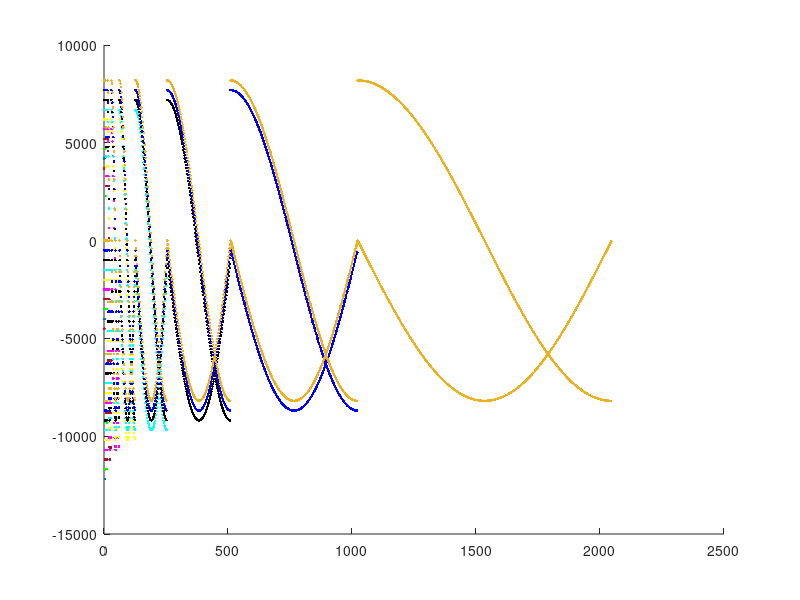

This figure's MATLAB source:

x_4 = 0:1:(4-2-1);
x_8 = 0:1:(8-2-1);
x_16 = 0:1:(16-2-1);
x_32 = 0:1:(32-2-1);
x_64 = 0:1:(64-2-1);
x_128 = 0:1:(128-2-1);
x_256 = 0:1:(256-2-1);
x_512 = 0:1:(512-2-1);
x_1024 = 0:1:(1024-2-1);
x_2048 = 0:1:(2048-2-1);

%length is 2
y_4 = [  8192,  0
]

%length is 6
y_8 = [  8192,  0,     8192,  0,     0,     -8192
]

%length is 14
y_16 = [  8192,  0,     8192,  0,     0,     -8192, 8192,  0,     5792,  -5792, 0,...
  -8191, -5792, -5792
]

%length is 30
y_32 = [  8192,  0,     8192,  0,     0,     -8192, 8192,  0,     5792,  -5792, 0,...
  -8191, -5792, -5792, 8192,  0,     7568,  -3134, 5792,  -5792, 3134,  -7568,...
  0,     -8192, -3134, -7568, -5792, -5792, -7568, -3134
]




%length is 62
y_64 = [  8192,  0,     8192,  0,     0,     -8192, 8192,  0,     5792,  -5792, 0,...
  -8191, -5792, -5792, 8192,  0,     7568,  -3134, 5792,  -5792, 3134,  -7568,...
  0,     -8192, -3134, -7568, -5792, -5792, -7568, -3134, 8192,  0,     8034,...
  -1598, 7568,  -3134, 6811,  -4551, 5792,  -5792, 4551,  -6811, 3134,  -7568,...
  1598,  -8034, 0,     -8192, -1598, -8034, -3134, -7568, -4551, -6811, -5792,...
  -5792, -6811, -4551, -7568, -3134, -8034, -1598
]



%length is 126
y_128 = [  8192,  0,     8192,  0,     0,     -8192, 8192,  0,     5792,  -5792, 0,...
  -8191, -5792, -5792, 8192,  0,     7568,  -3134, 5792,  -5792, 3134,  -7568,...
  0,     -8192, -3134, -7568, -5792, -5792, -7568, -3134, 8192,  0,     8034,...
  -1598, 7568,  -3134, 6811,  -4551, 5792,  -5792, 4551,  -6811, 3134,  -7568,...
  1598,  -8034, 0,     -8192, -1598, -8034, -3134, -7568, -4551, -6811, -5792,...
  -5792, -6811, -4551, -7568, -3134, -8034, -1598, 8192,  0,     8152,  -802,...
  8034,  -1598, 7839,  -2378, 7568,  -3134, 7224,  -3861, 6811,  -4551, 6332,...
  -5196, 5792,  -5792, 5196,  -6332, 4551,  -6811, 3861,  -7224, 3134,  -7568,...
  2378,  -7839, 1598,  -8034, 802,   -8152, 0,     -8191, -802,  -8152, -1598,...
  -8034, -2378, -7839, -3134, -7568, -3861, -7224, -4551, -6811, -5196, -6332,...
  -5792, -5792, -6332, -5196, -6811, -4551, -7224, -3861, -7568, -3134, -7839,...
  -2378, -8034, -1598, -8152, -802
]

%length is 254
y_256 = [  8192,  0,     8192,  0,     0,     -8192, 8192,  0,     5792,  -5792, 0,...
  -8191, -5792, -5792, 8192,  0,     7568,  -3134, 5792,  -5792, 3134,  -7568,...
  0,     -8192, -3134, -7568, -5792, -5792, -7568, -3134, 8192,  0,     8034,...
  -1598, 7568,  -3134, 6811,  -4551, 5792,  -5792, 4551,  -6811, 3134,  -7568,...
  1598,  -8034, 0,     -8192, -1598, -8034, -3134, -7568, -4551, -6811, -5792,...
  -5792, -6811, -4551, -7568, -3134, -8034, -1598, 8192,  0,     8152,  -802,...
  8034,  -1598, 7839,  -2378, 7568,  -3134, 7224,  -3861, 6811,  -4551, 6332,...
  -5196, 5792,  -5792, 5196,  -6332, 4551,  -6811, 3861,  -7224, 3134,  -7568,...
  2378,  -7839, 1598,  -8034, 802,   -8152, 0,     -8191, -802,  -8152, -1598,...
  -8034, -2378, -7839, -3134, -7568, -3861, -7224, -4551, -6811, -5196, -6332,...
  -5792, -5792, -6332, -5196, -6811, -4551, -7224, -3861, -7568, -3134, -7839,...
  -2378, -8034, -1598, -8152, -802,  8192,  0,     8182,  -401,  8152,  -802,...
  8103,  -1202, 8034,  -1598, 7946,  -1990, 7839,  -2378, 7713,  -2759, 7568,...
  -3134, 7405,  -3502, 7224,  -3861, 7026,  -4211, 6811,  -4551, 6579,  -4879,...
  6332,  -5196, 6069,  -5501, 5792,  -5792, 5501,  -6069, 5196,  -6332, 4879,...
  -6579, 4551,  -6811, 4211,  -7026, 3861,  -7224, 3502,  -7405, 3134,  -7568,...
  2759,  -7713, 2378,  -7839, 1990,  -7946, 1598,  -8034, 1202,  -8103, 802,...
  -8152, 401,   -8182, 0,     -8192, -401,  -8182, -802,  -8152, -1202, -8103,...
  -1598, -8034, -1990, -7946, -2378, -7839, -2759, -7713, -3134, -7568, -3502,...
  -7405, -3861, -7224, -4211, -7026, -4551, -6811, -4879, -6579, -5196, -6332,...
  -5501, -6069, -5792, -5792, -6069, -5501, -6332, -5196, -6579, -4879, -6811,...
  -4551, -7026, -4211, -7224, -3861, -7405, -3502, -7568, -3134, -7713, -2759,...
  -7839, -2378, -7946, -1990, -8034, -1598, -8103, -1202, -8152, -802,  -8182,...
  -401
]




%length is 510
y_512 = [  8192,  0,     8192,  0,     0,     -8192, 8192,  0,     5792,  -5792, 0,...
  -8191, -5792, -5792, 8192,  0,     7568,  -3134, 5792,  -5792, 3134,  -7568,...
  0,     -8192, -3134, -7568, -5792, -5792, -7568, -3134, 8192,  0,     8034,...
  -1598, 7568,  -3134, 6811,  -4551, 5792,  -5792, 4551,  -6811, 3134,  -7568,...
  1598,  -8034, 0,     -8192, -1598, -8034, -3134, -7568, -4551, -6811, -5792,...
  -5792, -6811, -4551, -7568, -3134, -8034, -1598, 8192,  0,     8152,  -802,...
  8034,  -1598, 7839,  -2378, 7568,  -3134, 7224,  -3861, 6811,  -4551, 6332,...
  -5196, 5792,  -5792, 5196,  -6332, 4551,  -6811, 3861,  -7224, 3134,  -7568,...
  2378,  -7839, 1598,  -8034, 802,   -8152, 0,     -8191, -802,  -8152, -1598,...
  -8034, -2378, -7839, -3134, -7568, -3861, -7224, -4551, -6811, -5196, -6332,...
  -5792, -5792, -6332, -5196, -6811, -4551, -7224, -3861, -7568, -3134, -7839,...
  -2378, -8034, -1598, -8152, -802,  8192,  0,     8182,  -401,  8152,  -802,...
  8103,  -1202, 8034,  -1598, 7946,  -1990, 7839,  -2378, 7713,  -2759, 7568,...
  -3134, 7405,  -3502, 7224,  -3861, 7026,  -4211, 6811,  -4551, 6579,  -4879,...
  6332,  -5196, 6069,  -5501, 5792,  -5792, 5501,  -6069, 5196,  -6332, 4879,...
  -6579, 4551,  -6811, 4211,  -7026, 3861,  -7224, 3502,  -7405, 3134,  -7568,...
  2759,  -7713, 2378,  -7839, 1990,  -7946, 1598,  -8034, 1202,  -8103, 802,...
  -8152, 401,   -8182, 0,     -8192, -401,  -8182, -802,  -8152, -1202, -8103,...
  -1598, -8034, -1990, -7946, -2378, -7839, -2759, -7713, -3134, -7568, -3502,...
  -7405, -3861, -7224, -4211, -7026, -4551, -6811, -4879, -6579, -5196, -6332,...
  -5501, -6069, -5792, -5792, -6069, -5501, -6332, -5196, -6579, -4879, -6811,...
  -4551, -7026, -4211, -7224, -3861, -7405, -3502, -7568, -3134, -7713, -2759,...
  -7839, -2378, -7946, -1990, -8034, -1598, -8103, -1202, -8152, -802,  -8182,...
  -401,  8192,  0,     8189,  -201,  8182,  -401,  8169,  -602,  8152,  -802,...
  8130,  -1002, 8103,  -1202, 8071,  -1400, 8034,  -1598, 7992,  -1794, 7946,...
  -1990, 7895,  -2184, 7839,  -2378, 7778,  -2569, 7713,  -2759, 7643,  -2948,...
  7568,  -3134, 7489,  -3319, 7405,  -3502, 7317,  -3683, 7224,  -3861, 7127,...
  -4037, 7026,  -4211, 6921,  -4382, 6811,  -4551, 6697,  -4717, 6579,  -4879,...
  6458,  -5039, 6332,  -5196, 6203,  -5350, 6069,  -5501, 5933,  -5648, 5792,...
  -5792, 5648,  -5933, 5501,  -6069, 5350,  -6203, 5196,  -6332, 5039,  -6458,...
  4879,  -6579, 4717,  -6697, 4551,  -6811, 4382,  -6921, 4211,  -7026, 4037,...
  -7127, 3861,  -7224, 3683,  -7317, 3502,  -7405, 3319,  -7489, 3134,  -7568,...
  2948,  -7643, 2759,  -7713, 2569,  -7778, 2378,  -7839, 2184,  -7895, 1990,...
  -7946, 1794,  -7992, 1598,  -8034, 1400,  -8071, 1202,  -8103, 1002,  -8130,...
  802,   -8152, 602,   -8169, 401,   -8182, 201,   -8189, 0,     -8192, -201,...
  -8189, -401,  -8182, -602,  -8169, -802,  -8152, -1002, -8130, -1202, -8103,...
  -1400, -8071, -1598, -8034, -1794, -7992, -1990, -7946, -2184, -7895, -2378,...
  -7839, -2569, -7778, -2759, -7713, -2948, -7643, -3134, -7568, -3319, -7489,...
  -3502, -7405, -3683, -7317, -3861, -7224, -4037, -7127, -4211, -7026, -4382,...
  -6921, -4551, -6811, -4717, -6697, -4879, -6579, -5039, -6458, -5196, -6332,...
  -5350, -6203, -5501, -6069, -5648, -5933, -5792, -5792, -5933, -5648, -6069,...
  -5501, -6203, -5350, -6332, -5196, -6458, -5039, -6579, -4879, -6697, -4717,...
  -6811, -4551, -6921, -4382, -7026, -4211, -7127, -4037, -7224, -3861, -7317,...
  -3683, -7405, -3502, -7489, -3319, -7568, -3134, -7643, -2948, -7713, -2759,...
  -7778, -2569, -7839, -2378, -7895, -2184, -7946, -1990, -7992, -1794, -8034,...
  -1598, -8071, -1400, -8103, -1202, -8130, -1002, -8152, -802,  -8169, -602,...
  -8182, -401,  -8189, -201]


%length is 1022
y_1024  = [  8192,  0,     8192,  0,     0,     -8192, 8192,  0,     5792,  -5792, 0,...
  -8191, -5792, -5792, 8192,  0,     7568,  -3134, 5792,  -5792, 3134,  -7568,...
  0,     -8192, -3134, -7568, -5792, -5792, -7568, -3134, 8192,  0,     8034,...
  -1598, 7568,  -3134, 6811,  -4551, 5792,  -5792, 4551,  -6811, 3134,  -7568,...
  1598,  -8034, 0,     -8192, -1598, -8034, -3134, -7568, -4551, -6811, -5792,...
  -5792, -6811, -4551, -7568, -3134, -8034, -1598, 8192,  0,     8152,  -802,...
  8034,  -1598, 7839,  -2378, 7568,  -3134, 7224,  -3861, 6811,  -4551, 6332,...
  -5196, 5792,  -5792, 5196,  -6332, 4551,  -6811, 3861,  -7224, 3134,  -7568,...
  2378,  -7839, 1598,  -8034, 802,   -8152, 0,     -8191, -802,  -8152, -1598,...
  -8034, -2378, -7839, -3134, -7568, -3861, -7224, -4551, -6811, -5196, -6332,...
  -5792, -5792, -6332, -5196, -6811, -4551, -7224, -3861, -7568, -3134, -7839,...
  -2378, -8034, -1598, -8152, -802,  8192,  0,     8182,  -401,  8152,  -802,...
  8103,  -1202, 8034,  -1598, 7946,  -1990, 7839,  -2378, 7713,  -2759, 7568,...
  -3134, 7405,  -3502, 7224,  -3861, 7026,  -4211, 6811,  -4551, 6579,  -4879,...
  6332,  -5196, 6069,  -5501, 5792,  -5792, 5501,  -6069, 5196,  -6332, 4879,...
  -6579, 4551,  -6811, 4211,  -7026, 3861,  -7224, 3502,  -7405, 3134,  -7568,...
  2759,  -7713, 2378,  -7839, 1990,  -7946, 1598,  -8034, 1202,  -8103, 802,...
  -8152, 401,   -8182, 0,     -8192, -401,  -8182, -802,  -8152, -1202, -8103,...
  -1598, -8034, -1990, -7946, -2378, -7839, -2759, -7713, -3134, -7568, -3502,...
  -7405, -3861, -7224, -4211, -7026, -4551, -6811, -4879, -6579, -5196, -6332,...
  -5501, -6069, -5792, -5792, -6069, -5501, -6332, -5196, -6579, -4879, -6811,...
  -4551, -7026, -4211, -7224, -3861, -7405, -3502, -7568, -3134, -7713, -2759,...
  -7839, -2378, -7946, -1990, -8034, -1598, -8103, -1202, -8152, -802,  -8182,...
  -401,  8192,  0,     8189,  -201,  8182,  -401,  8169,  -602,  8152,  -802,...
  8130,  -1002, 8103,  -1202, 8071,  -1400, 8034,  -1598, 7992,  -1794, 7946,...
  -1990, 7895,  -2184, 7839,  -2378, 7778,  -2569, 7713,  -2759, 7643,  -2948,...
  7568,  -3134, 7489,  -3319, 7405,  -3502, 7317,  -3683, 7224,  -3861, 7127,...
  -4037, 7026,  -4211, 6921,  -4382, 6811,  -4551, 6697,  -4717, 6579,  -4879,...
  6458,  -5039, 6332,  -5196, 6203,  -5350, 6069,  -5501, 5933,  -5648, 5792,...
  -5792, 5648,  -5933, 5501,  -6069, 5350,  -6203, 5196,  -6332, 5039,  -6458,...
  4879,  -6579, 4717,  -6697, 4551,  -6811, 4382,  -6921, 4211,  -7026, 4037,...
  -7127, 3861,  -7224, 3683,  -7317, 3502,  -7405, 3319,  -7489, 3134,  -7568,...
  2948,  -7643, 2759,  -7713, 2569,  -7778, 2378,  -7839, 2184,  -7895, 1990,...
  -7946, 1794,  -7992, 1598,  -8034, 1400,  -8071, 1202,  -8103, 1002,  -8130,...
  802,   -8152, 602,   -8169, 401,   -8182, 201,   -8189, 0,     -8192, -201,...
  -8189, -401,  -8182, -602,  -8169, -802,  -8152, -1002, -8130, -1202, -8103,...
  -1400, -8071, -1598, -8034, -1794, -7992, -1990, -7946, -2184, -7895, -2378,...
  -7839, -2569, -7778, -2759, -7713, -2948, -7643, -3134, -7568, -3319, -7489,...
  -3502, -7405, -3683, -7317, -3861, -7224, -4037, -7127, -4211, -7026, -4382,...
  -6921, -4551, -6811, -4717, -6697, -4879, -6579, -5039, -6458, -5196, -6332,...
  -5350, -6203, -5501, -6069, -5648, -5933, -5792, -5792, -5933, -5648, -6069,...
  -5501, -6203, -5350, -6332, -5196, -6458, -5039, -6579, -4879, -6697, -4717,...
  -6811, -4551, -6921, -4382, -7026, -4211, -7127, -4037, -7224, -3861, -7317,...
  -3683, -7405, -3502, -7489, -3319, -7568, -3134, -7643, -2948, -7713, -2759,...
  -7778, -2569, -7839, -2378, -7895, -2184, -7946, -1990, -7992, -1794, -8034,...
  -1598, -8071, -1400, -8103, -1202, -8130, -1002, -8152, -802,  -8169, -602,...
  -8182, -401,  -8189, -201,  8192,  0,     8191,  -100,  8189,  -201,  8186,...
  -301,  8182,  -401,  8176,  -502,  8169,  -602,  8161,  -702,  8152,  -802,...
  8142,  -902,  8130,  -1002, 8117,  -1102, 8103,  -1202, 8087,  -1301, 8071,...
  -1400, 8053,  -1499, 8034,  -1598, 8014,  -1696, 7992,  -1794, 7970,  -1892,...
  7946,  -1990, 7921,  -2087, 7895,  -2184, 7867,  -2281, 7839,  -2378, 7809,...
  -2474, 7778,  -2569, 7746,  -2664, 7713,  -2759, 7678,  -2854, 7643,  -2948,...
  7606,  -3041, 7568,  -3134, 7529,  -3227, 7489,  -3319, 7447,  -3411, 7405,...
  -3502, 7361,  -3593, 7317,  -3683, 7271,  -3772, 7224,  -3861, 7176,  -3950,...
  7127,  -4037, 7077,  -4124, 7026,  -4211, 6974,  -4297, 6921,  -4382, 6866,...
  -4467, 6811,  -4551, 6755,  -4634, 6697,  -4717, 6639,  -4798, 6579,  -4879,...
  6519,  -4960, 6458,  -5039, 6395,  -5118, 6332,  -5196, 6268,  -5274, 6203,...
  -5350, 6136,  -5426, 6069,  -5501, 6001,  -5575, 5933,  -5648, 5863,  -5721,...
  5792,  -5792, 5721,  -5863, 5648,  -5933, 5575,  -6001, 5501,  -6069, 5426,...
  -6136, 5350,  -6203, 5274,  -6268, 5196,  -6332, 5118,  -6395, 5039,  -6458,...
  4960,  -6519, 4879,  -6579, 4798,  -6639, 4717,  -6697, 4634,  -6755, 4551,...
  -6811, 4467,  -6866, 4382,  -6921, 4297,  -6974, 4211,  -7026, 4124,  -7077,...
  4037,  -7127, 3950,  -7176, 3861,  -7224, 3772,  -7271, 3683,  -7317, 3593,...
  -7361, 3502,  -7405, 3411,  -7447, 3319,  -7489, 3227,  -7529, 3134,  -7568,...
  3041,  -7606, 2948,  -7643, 2854,  -7678, 2759,  -7713, 2664,  -7746, 2569,...
  -7778, 2474,  -7809, 2378,  -7839, 2281,  -7867, 2184,  -7895, 2087,  -7921,...
  1990,  -7946, 1892,  -7970, 1794,  -7992, 1696,  -8014, 1598,  -8034, 1499,...
  -8053, 1400,  -8071, 1301,  -8087, 1202,  -8103, 1102,  -8117, 1002,  -8130,...
  902,   -8142, 802,   -8152, 702,   -8161, 602,   -8169, 502,   -8176, 401,...
  -8182, 301,   -8186, 201,   -8189, 100,   -8191, 0,     -8192, -100,  -8191,...
  -201,  -8189, -301,  -8186, -401,  -8182, -502,  -8176, -602,  -8169, -702,...
  -8161, -802,  -8152, -902,  -8142, -1002, -8130, -1102, -8117, -1202, -8103,...
  -1301, -8087, -1400, -8071, -1499, -8053, -1598, -8034, -1696, -8014, -1794,...
  -7992, -1892, -7970, -1990, -7946, -2087, -7921, -2184, -7895, -2281, -7867,...
  -2378, -7839, -2474, -7809, -2569, -7778, -2664, -7746, -2759, -7713, -2854,...
  -7678, -2948, -7643, -3041, -7606, -3134, -7568, -3227, -7529, -3319, -7489,...
  -3411, -7447, -3502, -7405, -3593, -7361, -3683, -7317, -3772, -7271, -3861,...
  -7224, -3950, -7176, -4037, -7127, -4124, -7077, -4211, -7026, -4297, -6974,...
  -4382, -6921, -4467, -6866, -4551, -6811, -4634, -6755, -4717, -6697, -4798,...
  -6639, -4879, -6579, -4960, -6519, -5039, -6458, -5118, -6395, -5196, -6332,...
  -5274, -6268, -5350, -6203, -5426, -6136, -5501, -6069, -5575, -6001, -5648,...
  -5933, -5721, -5863, -5792, -5792, -5863, -5721, -5933, -5648, -6001, -5575,...
  -6069, -5501, -6136, -5426, -6203, -5350, -6268, -5274, -6332, -5196, -6395,...
  -5118, -6458, -5039, -6519, -4960, -6579, -4879, -6639, -4798, -6697, -4717,...
  -6755, -4634, -6811, -4551, -6866, -4467, -6921, -4382, -6974, -4297, -7026,...
  -4211, -7077, -4124, -7127, -4037, -7176, -3950, -7224, -3861, -7271, -3772,...
  -7317, -3683, -7361, -3593, -7405, -3502, -7447, -3411, -7489, -3319, -7529,...
  -3227, -7568, -3134, -7606, -3041, -7643, -2948, -7678, -2854, -7713, -2759,...
  -7746, -2664, -7778, -2569, -7809, -2474, -7839, -2378, -7867, -2281, -7895,...
  -2184, -7921, -2087, -7946, -1990, -7970, -1892, -7992, -1794, -8014, -1696,...
  -8034, -1598, -8053, -1499, -8071, -1400, -8087, -1301, -8103, -1202, -8117,...
  -1102, -8130, -1002, -8142, -902,  -8152, -802,  -8161, -702,  -8169, -602,...
  -8176, -502,  -8182, -401,  -8186, -301,  -8189, -201,  -8191, -100,
   ];

y_2048 =     [  8192,  0,     8192,  0,     0,     -8192, 8192,  0,     5792,  -5792, 0,...
  -8191, -5792, -5792, 8192,  0,     7568,  -3134, 5792,  -5792, 3134,  -7568,...
  0,     -8192, -3134, -7568, -5792, -5792, -7568, -3134, 8192,  0,     8034,...
  -1598, 7568,  -3134, 6811,  -4551, 5792,  -5792, 4551,  -6811, 3134,  -7568,...
  1598,  -8034, 0,     -8192, -1598, -8034, -3134, -7568, -4551, -6811, -5792,...
  -5792, -6811, -4551, -7568, -3134, -8034, -1598, 8192,  0,     8152,  -802,...
  8034,  -1598, 7839,  -2378, 7568,  -3134, 7224,  -3861, 6811,  -4551, 6332,...
  -5196, 5792,  -5792, 5196,  -6332, 4551,  -6811, 3861,  -7224, 3134,  -7568,...
  2378,  -7839, 1598,  -8034, 802,   -8152, 0,     -8191, -802,  -8152, -1598,...
  -8034, -2378, -7839, -3134, -7568, -3861, -7224, -4551, -6811, -5196, -6332,...
  -5792, -5792, -6332, -5196, -6811, -4551, -7224, -3861, -7568, -3134, -7839,...
  -2378, -8034, -1598, -8152, -802,  8192,  0,     8182,  -401,  8152,  -802,...
  8103,  -1202, 8034,  -1598, 7946,  -1990, 7839,  -2378, 7713,  -2759, 7568,...
  -3134, 7405,  -3502, 7224,  -3861, 7026,  -4211, 6811,  -4551, 6579,  -4879,...
  6332,  -5196, 6069,  -5501, 5792,  -5792, 5501,  -6069, 5196,  -6332, 4879,...
  -6579, 4551,  -6811, 4211,  -7026, 3861,  -7224, 3502,  -7405, 3134,  -7568,...
  2759,  -7713, 2378,  -7839, 1990,  -7946, 1598,  -8034, 1202,  -8103, 802,...
  -8152, 401,   -8182, 0,     -8192, -401,  -8182, -802,  -8152, -1202, -8103,...
  -1598, -8034, -1990, -7946, -2378, -7839, -2759, -7713, -3134, -7568, -3502,...
  -7405, -3861, -7224, -4211, -7026, -4551, -6811, -4879, -6579, -5196, -6332,...
  -5501, -6069, -5792, -5792, -6069, -5501, -6332, -5196, -6579, -4879, -6811,...
  -4551, -7026, -4211, -7224, -3861, -7405, -3502, -7568, -3134, -7713, -2759,...
  -7839, -2378, -7946, -1990, -8034, -1598, -8103, -1202, -8152, -802,  -8182,...
  -401,  8192,  0,     8189,  -201,  8182,  -401,  8169,  -602,  8152,  -802,...
  8130,  -1002, 8103,  -1202, 8071,  -1400, 8034,  -1598, 7992,  -1794, 7946,...
  -1990, 7895,  -2184, 7839,  -2378, 7778,  -2569, 7713,  -2759, 7643,  -2948,...
  7568,  -3134, 7489,  -3319, 7405,  -3502, 7317,  -3683, 7224,  -3861, 7127,...
  -4037, 7026,  -4211, 6921,  -4382, 6811,  -4551, 6697,  -4717, 6579,  -4879,...
  6458,  -5039, 6332,  -5196, 6203,  -5350, 6069,  -5501, 5933,  -5648, 5792,...
  -5792, 5648,  -5933, 5501,  -6069, 5350,  -6203, 5196,  -6332, 5039,  -6458,...
  4879,  -6579, 4717,  -6697, 4551,  -6811, 4382,  -6921, 4211,  -7026, 4037,...
  -7127, 3861,  -7224, 3683,  -7317, 3502,  -7405, 3319,  -7489, 3134,  -7568,...
  2948,  -7643, 2759,  -7713, 2569,  -7778, 2378,  -7839, 2184,  -7895, 1990,...
  -7946, 1794,  -7992, 1598,  -8034, 1400,  -8071, 1202,  -8103, 1002,  -8130,...
  802,   -8152, 602,   -8169, 401,   -8182, 201,   -8189, 0,     -8192, -201,...
  -8189, -401,  -8182, -602,  -8169, -802,  -8152, -1002, -8130, -1202, -8103,...
  -1400, -8071, -1598, -8034, -1794, -7992, -1990, -7946, -2184, -7895, -2378,...
  -7839, -2569, -7778, -2759, -7713, -2948, -7643, -3134, -7568, -3319, -7489,...
  -3502, -7405, -3683, -7317, -3861, -7224, -4037, -7127, -4211, -7026, -4382,...
  -6921, -4551, -6811, -4717, -6697, -4879, -6579, -5039, -6458, -5196, -6332,...
  -5350, -6203, -5501, -6069, -5648, -5933, -5792, -5792, -5933, -5648, -6069,...
  -5501, -6203, -5350, -6332, -5196, -6458, -5039, -6579, -4879, -6697, -4717,...
  -6811, -4551, -6921, -4382, -7026, -4211, -7127, -4037, -7224, -3861, -7317,...
  -3683, -7405, -3502, -7489, -3319, -7568, -3134, -7643, -2948, -7713, -2759,...
  -7778, -2569, -7839, -2378, -7895, -2184, -7946, -1990, -7992, -1794, -8034,...
  -1598, -8071, -1400, -8103, -1202, -8130, -1002, -8152, -802,  -8169, -602,...
  -8182, -401,  -8189, -201,  8192,  0,     8191,  -100,  8189,  -201,  8186,...
  -301,  8182,  -401,  8176,  -502,  8169,  -602,  8161,  -702,  8152,  -802,...
  8142,  -902,  8130,  -1002, 8117,  -1102, 8103,  -1202, 8087,  -1301, 8071,...
  -1400, 8053,  -1499, 8034,  -1598, 8014,  -1696, 7992,  -1794, 7970,  -1892,...
  7946,  -1990, 7921,  -2087, 7895,  -2184, 7867,  -2281, 7839,  -2378, 7809,...
  -2474, 7778,  -2569, 7746,  -2664, 7713,  -2759, 7678,  -2854, 7643,  -2948,...
  7606,  -3041, 7568,  -3134, 7529,  -3227, 7489,  -3319, 7447,  -3411, 7405,...
  -3502, 7361,  -3593, 7317,  -3683, 7271,  -3772, 7224,  -3861, 7176,  -3950,...
  7127,  -4037, 7077,  -4124, 7026,  -4211, 6974,  -4297, 6921,  -4382, 6866,...
  -4467, 6811,  -4551, 6755,  -4634, 6697,  -4717, 6639,  -4798, 6579,  -4879,...
  6519,  -4960, 6458,  -5039, 6395,  -5118, 6332,  -5196, 6268,  -5274, 6203,...
  -5350, 6136,  -5426, 6069,  -5501, 6001,  -5575, 5933,  -5648, 5863,  -5721,...
  5792,  -5792, 5721,  -5863, 5648,  -5933, 5575,  -6001, 5501,  -6069, 5426,...
  -6136, 5350,  -6203, 5274,  -6268, 5196,  -6332, 5118,  -6395, 5039,  -6458,...
  4960,  -6519, 4879,  -6579, 4798,  -6639, 4717,  -6697, 4634,  -6755, 4551,...
  -6811, 4467,  -6866, 4382,  -6921, 4297,  -6974, 4211,  -7026, 4124,  -7077,...
  4037,  -7127, 3950,  -7176, 3861,  -7224, 3772,  -7271, 3683,  -7317, 3593,...
  -7361, 3502,  -7405, 3411,  -7447, 3319,  -7489, 3227,  -7529, 3134,  -7568,...
  3041,  -7606, 2948,  -7643, 2854,  -7678, 2759,  -7713, 2664,  -7746, 2569,...
  -7778, 2474,  -7809, 2378,  -7839, 2281,  -7867, 2184,  -7895, 2087,  -7921,...
  1990,  -7946, 1892,  -7970, 1794,  -7992, 1696,  -8014, 1598,  -8034, 1499,...
  -8053, 1400,  -8071, 1301,  -8087, 1202,  -8103, 1102,  -8117, 1002,  -8130,...
  902,   -8142, 802,   -8152, 702,   -8161, 602,   -8169, 502,   -8176, 401,...
  -8182, 301,   -8186, 201,   -8189, 100,   -8191, 0,     -8192, -100,  -8191,...
  -201,  -8189, -301,  -8186, -401,  -8182, -502,  -8176, -602,  -8169, -702,...
  -8161, -802,  -8152, -902,  -8142, -1002, -8130, -1102, -8117, -1202, -8103,...
  -1301, -8087, -1400, -8071, -1499, -8053, -1598, -8034, -1696, -8014, -1794,...
  -7992, -1892, -7970, -1990, -7946, -2087, -7921, -2184, -7895, -2281, -7867,...
  -2378, -7839, -2474, -7809, -2569, -7778, -2664, -7746, -2759, -7713, -2854,...
  -7678, -2948, -7643, -3041, -7606, -3134, -7568, -3227, -7529, -3319, -7489,...
  -3411, -7447, -3502, -7405, -3593, -7361, -3683, -7317, -3772, -7271, -3861,...
  -7224, -3950, -7176, -4037, -7127, -4124, -7077, -4211, -7026, -4297, -6974,...
  -4382, -6921, -4467, -6866, -4551, -6811, -4634, -6755, -4717, -6697, -4798,...
  -6639, -4879, -6579, -4960, -6519, -5039, -6458, -5118, -6395, -5196, -6332,...
  -5274, -6268, -5350, -6203, -5426, -6136, -5501, -6069, -5575, -6001, -5648,...
  -5933, -5721, -5863, -5792, -5792, -5863, -5721, -5933, -5648, -6001, -5575,...
  -6069, -5501, -6136, -5426, -6203, -5350, -6268, -5274, -6332, -5196, -6395,...
  -5118, -6458, -5039, -6519, -4960, -6579, -4879, -6639, -4798, -6697, -4717,...
  -6755, -4634, -6811, -4551, -6866, -4467, -6921, -4382, -6974, -4297, -7026,...
  -4211, -7077, -4124, -7127, -4037, -7176, -3950, -7224, -3861, -7271, -3772,...
  -7317, -3683, -7361, -3593, -7405, -3502, -7447, -3411, -7489, -3319, -7529,...
  -3227, -7568, -3134, -7606, -3041, -7643, -2948, -7678, -2854, -7713, -2759,...
  -7746, -2664, -7778, -2569, -7809, -2474, -7839, -2378, -7867, -2281, -7895,...
  -2184, -7921, -2087, -7946, -1990, -7970, -1892, -7992, -1794, -8014, -1696,...
  -8034, -1598, -8053, -1499, -8071, -1400, -8087, -1301, -8103, -1202, -8117,...
  -1102, -8130, -1002, -8142, -902,  -8152, -802,  -8161, -702,  -8169, -602,...
  -8176, -502,  -8182, -401,  -8186, -301,  -8189, -201,  -8191, -100,  8192,...
  0,     8191,  -50,   8191,  -100,  8190,  -150,  8189,  -201,  8188,  -251,...
  8186,  -301,  8184,  -351,  8182,  -401,  8179,  -452,  8176,  -502,  8173,...
  -552,  8169,  -602,  8165,  -652,  8161,  -702,  8157,  -752,  8152,  -802,...
  8147,  -852,  8142,  -902,  8136,  -952,  8130,  -1002, 8124,  -1052, 8117,...
  -1102, 8110,  -1152, 8103,  -1202, 8095,  -1251, 8087,  -1301, 8079,  -1350,...
  8071,  -1400, 8062,  -1450, 8053,  -1499, 8044,  -1548, 8034,  -1598, 8024,...
  -1647, 8014,  -1696, 8003,  -1745, 7992,  -1794, 7981,  -1843, 7970,  -1892,...
  7958,  -1941, 7946,  -1990, 7934,  -2039, 7921,  -2087, 7908,  -2136, 7895,...
  -2184, 7881,  -2233, 7867,  -2281, 7853,  -2329, 7839,  -2378, 7824,  -2426,...
  7809,  -2474, 7794,  -2521, 7778,  -2569, 7762,  -2617, 7746,  -2664, 7729,...
  -2712, 7713,  -2759, 7696,  -2807, 7678,  -2854, 7661,  -2901, 7643,  -2948,...
  7624,  -2995, 7606,  -3041, 7587,  -3088, 7568,  -3134, 7549,  -3181, 7529,...
  -3227, 7509,  -3273, 7489,  -3319, 7468,  -3365, 7447,  -3411, 7426,  -3457,...
  7405,  -3502, 7383,  -3547, 7361,  -3593, 7339,  -3638, 7317,  -3683, 7294,...
  -3728, 7271,  -3772, 7248,  -3817, 7224,  -3861, 7200,  -3905, 7176,  -3950,...
  7152,  -3994, 7127,  -4037, 7102,  -4081, 7077,  -4124, 7052,  -4168, 7026,...
  -4211, 7000,  -4254, 6974,  -4297, 6947,  -4340, 6921,  -4382, 6894,  -4425,...
  6866,  -4467, 6839,  -4509, 6811,  -4551, 6783,  -4592, 6755,  -4634, 6726,...
  -4675, 6697,  -4717, 6668,  -4758, 6639,  -4798, 6609,  -4839, 6579,  -4879,...
  6549,  -4920, 6519,  -4960, 6488,  -5000, 6458,  -5039, 6427,  -5079, 6395,...
  -5118, 6364,  -5157, 6332,  -5196, 6300,  -5235, 6268,  -5274, 6235,  -5312,...
  6203,  -5350, 6170,  -5388, 6136,  -5426, 6103,  -5464, 6069,  -5501, 6036,...
  -5538, 6001,  -5575, 5967,  -5612, 5933,  -5648, 5898,  -5685, 5863,  -5721,...
  5828,  -5756, 5792,  -5792, 5756,  -5828, 5721,  -5863, 5685,  -5898, 5648,...
  -5933, 5612,  -5967, 5575,  -6001, 5538,  -6036, 5501,  -6069, 5464,  -6103,...
  5426,  -6136, 5388,  -6170, 5350,  -6203, 5312,  -6235, 5274,  -6268, 5235,...
  -6300, 5196,  -6332, 5157,  -6364, 5118,  -6395, 5079,  -6427, 5039,  -6458,...
  5000,  -6488, 4960,  -6519, 4920,  -6549, 4879,  -6579, 4839,  -6609, 4798,...
  -6639, 4758,  -6668, 4717,  -6697, 4675,  -6726, 4634,  -6755, 4592,  -6783,...
  4551,  -6811, 4509,  -6839, 4467,  -6866, 4425,  -6894, 4382,  -6921, 4340,...
  -6947, 4297,  -6974, 4254,  -7000, 4211,  -7026, 4168,  -7052, 4124,  -7077,...
  4081,  -7102, 4037,  -7127, 3994,  -7152, 3950,  -7176, 3905,  -7200, 3861,...
  -7224, 3817,  -7248, 3772,  -7271, 3728,  -7294, 3683,  -7317, 3638,  -7339,...
  3593,  -7361, 3547,  -7383, 3502,  -7405, 3457,  -7426, 3411,  -7447, 3365,...
  -7468, 3319,  -7489, 3273,  -7509, 3227,  -7529, 3181,  -7549, 3134,  -7568,...
  3088,  -7587, 3041,  -7606, 2995,  -7624, 2948,  -7643, 2901,  -7661, 2854,...
  -7678, 2807,  -7696, 2759,  -7713, 2712,  -7729, 2664,  -7746, 2617,  -7762,...
  2569,  -7778, 2521,  -7794, 2474,  -7809, 2426,  -7824, 2378,  -7839, 2329,...
  -7853, 2281,  -7867, 2233,  -7881, 2184,  -7895, 2136,  -7908, 2087,  -7921,...
  2039,  -7934, 1990,  -7946, 1941,  -7958, 1892,  -7970, 1843,  -7981, 1794,...
  -7992, 1745,  -8003, 1696,  -8014, 1647,  -8024, 1598,  -8034, 1548,  -8044,...
  1499,  -8053, 1450,  -8062, 1400,  -8071, 1350,  -8079, 1301,  -8087, 1251,...
  -8095, 1202,  -8103, 1152,  -8110, 1102,  -8117, 1052,  -8124, 1002,  -8130,...
  952,   -8136, 902,   -8142, 852,   -8147, 802,   -8152, 752,   -8157, 702,...
  -8161, 652,   -8165, 602,   -8169, 552,   -8173, 502,   -8176, 452,   -8179,...
  401,   -8182, 351,   -8184, 301,   -8186, 251,   -8188, 201,   -8189, 150,...
  -8190, 100,   -8191, 50,    -8191, 0,     -8191, -50,   -8191, -100,  -8191,...
  -150,  -8190, -201,  -8189, -251,  -8188, -301,  -8186, -351,  -8184, -401,...
  -8182, -452,  -8179, -502,  -8176, -552,  -8173, -602,  -8169, -652,  -8165,...
  -702,  -8161, -752,  -8157, -802,  -8152, -852,  -8147, -902,  -8142, -952,...
  -8136, -1002, -8130, -1052, -8124, -1102, -8117, -1152, -8110, -1202, -8103,...
  -1251, -8095, -1301, -8087, -1350, -8079, -1400, -8071, -1450, -8062, -1499,...
  -8053, -1548, -8044, -1598, -8034, -1647, -8024, -1696, -8014, -1745, -8003,...
  -1794, -7992, -1843, -7981, -1892, -7970, -1941, -7958, -1990, -7946, -2039,...
  -7934, -2087, -7921, -2136, -7908, -2184, -7895, -2233, -7881, -2281, -7867,...
  -2329, -7853, -2378, -7839, -2426, -7824, -2474, -7809, -2521, -7794, -2569,...
  -7778, -2617, -7762, -2664, -7746, -2712, -7729, -2759, -7713, -2807, -7696,...
  -2854, -7678, -2901, -7661, -2948, -7643, -2995, -7624, -3041, -7606, -3088,...
  -7587, -3134, -7568, -3181, -7549, -3227, -7529, -3273, -7509, -3319, -7489,...
  -3365, -7468, -3411, -7447, -3457, -7426, -3502, -7405, -3547, -7383, -3593,...
  -7361, -3638, -7339, -3683, -7317, -3728, -7294, -3772, -7271, -3817, -7248,...
  -3861, -7224, -3905, -7200, -3950, -7176, -3994, -7152, -4037, -7127, -4081,...
  -7102, -4124, -7077, -4168, -7052, -4211, -7026, -4254, -7000, -4297, -6974,...
  -4340, -6947, -4382, -6921, -4425, -6894, -4467, -6866, -4509, -6839, -4551,...
  -6811, -4592, -6783, -4634, -6755, -4675, -6726, -4717, -6697, -4758, -6668,...
  -4798, -6639, -4839, -6609, -4879, -6579, -4920, -6549, -4960, -6519, -5000,...
  -6488, -5039, -6458, -5079, -6427, -5118, -6395, -5157, -6364, -5196, -6332,...
  -5235, -6300, -5274, -6268, -5312, -6235, -5350, -6203, -5388, -6170, -5426,...
  -6136, -5464, -6103, -5501, -6069, -5538, -6035, -5575, -6001, -5612, -5967,...
  -5648, -5933, -5685, -5898, -5721, -5863, -5756, -5828, -5792, -5792, -5828,...
  -5756, -5863, -5721, -5898, -5685, -5933, -5648, -5967, -5612, -6001, -5575,...
  -6036, -5538, -6069, -5501, -6103, -5464, -6136, -5426, -6170, -5388, -6203,...
  -5350, -6235, -5312, -6268, -5274, -6300, -5235, -6332, -5196, -6364, -5157,...
  -6395, -5118, -6427, -5079, -6458, -5039, -6488, -5000, -6519, -4960, -6549,...
  -4920, -6579, -4879, -6609, -4839, -6639, -4798, -6668, -4758, -6697, -4717,...
  -6726, -4675, -6755, -4634, -6783, -4592, -6811, -4551, -6839, -4509, -6866,...
  -4467, -6894, -4425, -6921, -4382, -6947, -4340, -6974, -4297, -7000, -4254,...
  -7026, -4211, -7052, -4168, -7077, -4124, -7102, -4081, -7127, -4037, -7152,...
  -3994, -7176, -3950, -7200, -3905, -7224, -3861, -7248, -3817, -7271, -3772,...
  -7294, -3728, -7317, -3683, -7339, -3638, -7361, -3593, -7383, -3547, -7405,...
  -3502, -7426, -3457, -7447, -3411, -7468, -3365, -7489, -3319, -7509, -3273,...
  -7529, -3227, -7549, -3181, -7568, -3134, -7587, -3088, -7606, -3041, -7624,...
  -2995, -7643, -2948, -7661, -2901, -7678, -2854, -7696, -2807, -7713, -2759,...
  -7729, -2712, -7746, -2664, -7762, -2617, -7778, -2569, -7794, -2521, -7809,...
  -2474, -7824, -2426, -7839, -2378, -7853, -2329, -7867, -2281, -7881, -2233,...
  -7895, -2184, -7908, -2136, -7921, -2087, -7934, -2039, -7946, -1990, -7958,...
  -1941, -7970, -1892, -7981, -1843, -7992, -1794, -8003, -1745, -8014, -1696,...
  -8024, -1647, -8034, -1598, -8044, -1548, -8053, -1499, -8062, -1450, -8071,...
  -1400, -8079, -1350, -8087, -1301, -8095, -1251, -8103, -1202, -8110, -1152,...
  -8117, -1102, -8124, -1052, -8130, -1002, -8136, -952,  -8142, -902,  -8147,...
  -852,  -8152, -802,  -8157, -752,  -8161, -702,  -8165, -652,  -8169, -602,...
  -8173, -552,  -8176, -502,  -8179, -452,  -8182, -401,  -8184, -351,  -8186,...
  -301,  -8188, -251,  -8189, -201,  -8190, -150,  -8191, -100,  -8191, -50];



hold on 
plot(x_4,y_4-9*500,'.','Color','red');
plot(x_8,y_8-8*500,'.','Color','#0072BD');
plot(x_16,y_16-7*500,'.','Color','green');
plot(x_32,y_32-6*500,'.','Color','#A2142F');
plot(x_64,y_64-5*500,'.','Color','magenta');
plot(x_128,y_128-4*500,'.','Color','yellow');
plot(x_256,y_256-3*500,'.','Color','cyan');
plot(x_512,y_512-2*500,'.','Color','black');
plot(x_1024,y_1024-500,'.','Color','blue');
plot(x_2048,y_2048,'.');
hold off